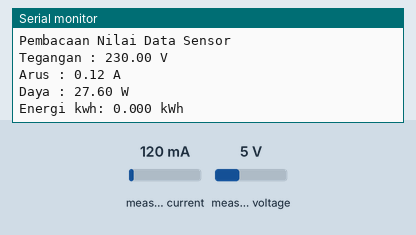
Recording of a sketch running on a simulated Arduino Uno, built with avr-gcc and run on an emulated ATmega328P. Parts: the last lines printed to the serial monitor. The test bench sets the inputs (shaded band); at power-on: measured current 120 mA, measured voltage 5 V.

Above: at 1.2 s.
1.3 s: measured current set to 40 mA
At 2.6 s:
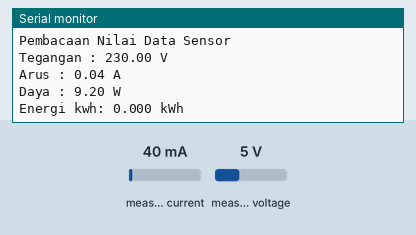
2.8 s: measured voltage set to 0.3 V
4.3 s: measured current set to 500 mA
At 4.3 s:
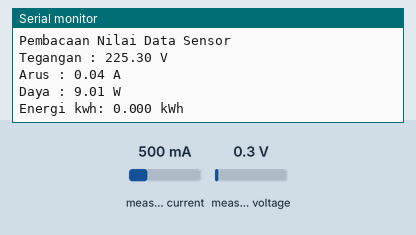
Timing chart, 0 to 7.3 s (numbered marks = the images above; inputs shaded):
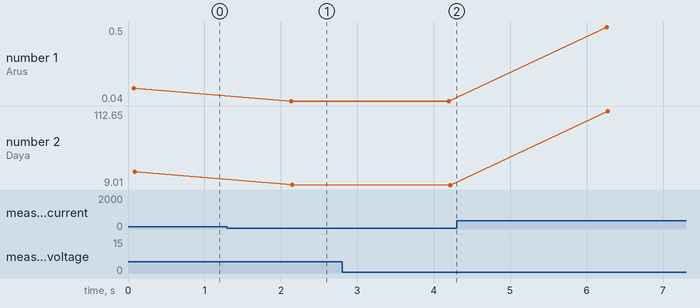

The sketch:

test_hitung_daya.ino
```cpp
#include <PZEM004Tv30.h>

PZEM004Tv30 pzem(14, 12);  // Menggunakan Hardware Serial 3 (RX-D6 -> TX-D5)

void setup() {
   Serial.begin(9600);

}

void loop() {
     float voltage = pzem.voltage();
     Serial.println("Pembacaan Nilai Data Sensor");

     if(voltage != NAN){
         Serial.print("Tegangan : ");
         Serial.print(voltage);
         Serial.println(" V");
     } else {
         Serial.println("Error reading voltage");
     }

     float current = pzem.current();
     if(current != NAN){
         Serial.print("Arus : ");
         Serial.print(current);
         Serial.println(" A");
     } else {
         Serial.println("Error reading current");
     }

     float power = current * voltage;
     Serial.print("Daya : ");
     Serial.print(power);
     Serial.println(" W");


     float energy = pzem.energy();
     if(current != NAN){
         Serial.print("Energi kwh: ");
         Serial.print(energy,3);
         Serial.println(" kWh");
     } else {
         Serial.println("Error reading energy");
     }

     Serial.println();
     delay(2000);
 }
```

Measured:
- after the input at 1.3 s, the serial monitor: prints a new line after 0.84 s (image 1)
- plotted number 1: 0.12 → 0.04 after the input at 1.3 s, 0.04 → 0.5 after the input at 4.3 s
- plotted number 2: 27.6 → 9.2 after the input at 1.3 s, 9.2 → 9.01 after the input at 2.8 s, 9.01 → 112.65 after the input at 4.3 s
